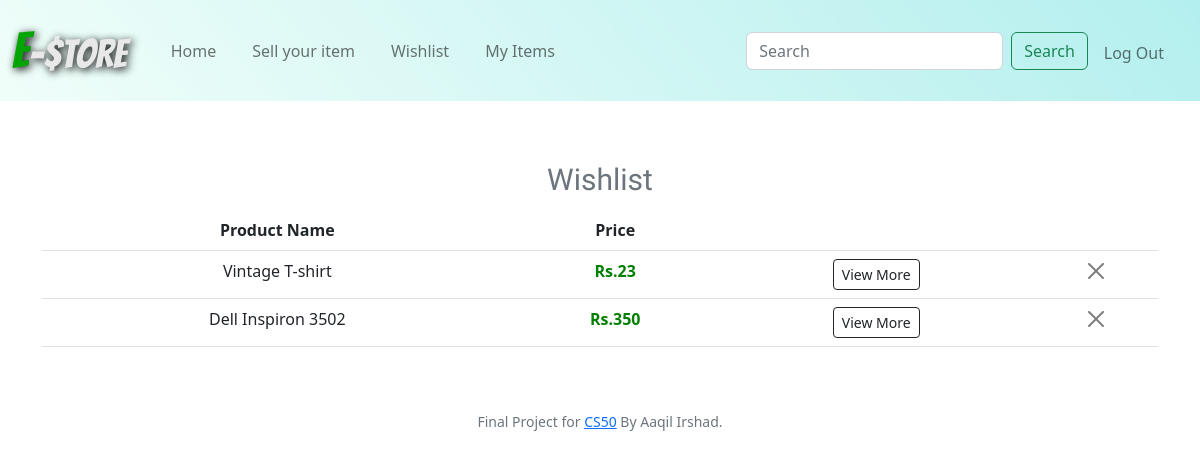
Page /wishlist (signed in) on the committed database.
### tables this page shows
CREATE TABLE products (id INTEGER NOT NULL PRIMARY KEY AUTOINCREMENT, user_id INTEGER NOT NULL, name TEXT NOT NULL, catergory TEXT NOT NULL, description TEXT, price NUMERIC NOT NULL, email TEXT NOT NULL);

### app.py (the view)
@app.route("/wishlist", methods=["GET", "POST"])
@login_required
def wishlist():
    if request.method == "POST":
        db.execute("INSERT INTO wishlist (user_id, product_id) VALUES(?,?)", session["user_id"], request.form.get("product_id"))
        return redirect("/wishlist")
    else:
        rows = db.execute("SELECT * FROM products WHERE id IN (SELECT product_id FROM wishlist WHERE user_id = :id)", id = session["user_id"])
        return render_template("wishlist.html", rows=rows)

### app.py (called while the page is built)
@app.after_request
def after_request(response):
    response.headers["Cache-Control"] = "no-cache, no-store, must-revalidate"
    response.headers["Expires"] = 0
    response.headers["Pragma"] = "no-cache"
    return response

### helpers.py (called while the page is built)
def login_required(f):
    @wraps(f)
    def decorated_function(*args, **kwargs):
        if session.get("user_id") is None:
            return redirect("/login")
        return f(*args, **kwargs)
    return decorated_function

def usd(value):
    return f"Rs.{value:,.0f}"

### templates/wishlist.html (shortened to what this page needs)
{% extends "layout.html" %}
{% block main %}
<div class="container">
        <table class="table caption-top">
            <caption style="text-align:center; font-size:30px; font-family: 'Comfortaa', cursive;">Wishlist</caption>
            <thead>
            <tr>
                <th scope="col">Product Name</th>
                <th scope="col">Price</th>
                <th scope="col"></th>
                <th scope="col"></th>
            </tr>
            </thead>
            <tbody>
                {% for row in rows %}
            <tr>
                <td>{{row.name}}</td>
                <td style="font-weight: bold; color:green">{{ row.price | usd}}</td>
                <td><button type="button" class="btn btn-outline-dark btn-sm" data-bs-toggle="modal" data-bs-target="#P{{row.id}}">View More</button></td>
                <td>
                    <form action="/remove" method="post">
                    <input type="hidden" value="{{row.id}}" name="id"> <button type="submit" class="btn-close" aria-label="Close"></button>
                    </form>
                </td>
            </tr>
                            </div>
                {% endfor %}
{% endblock %}

### rows in the picture
products: name "Vintage T-shirt", price "Rs.23"
products: name "Dell Inspiron 3502", price "Rs.350"
